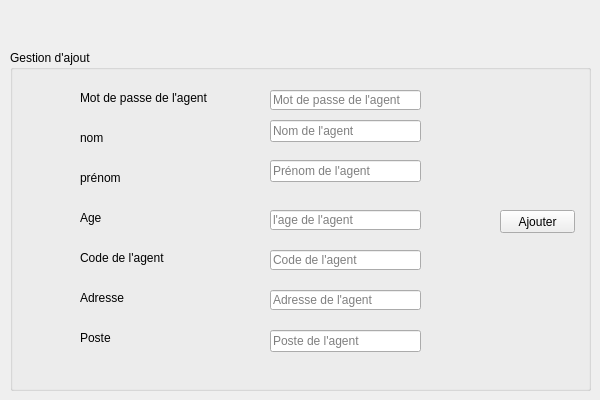
      <widget class="QWidget" name="AddA">
       <attribute name="title">
        <string>Ajouter Agent</string>
       </attribute>
       <widget class="QGroupBox" name="groupBox">
        <property name="geometry">
         <rect>
          <x>10</x>
          <y>50</y>
          <width>581</width>
          <height>341</height>
         </rect>
        </property>
        <property name="title">
         <string>Gestion d'ajout</string>
        </property>
        <widget class="QLineEdit" name="numagent">
         <property name="geometry">
          <rect>
           <x>260</x>
           <y>240</y>
           <width>151</width>
           <height>20</height>
          </rect>
         </property>
         <property name="text">
          <string/>
         </property>
         <property name="placeholderText">
          <string>Adresse de l'agent</string>
         </property>
        </widget>
        <widget class="QLineEdit" name="prenomagent">
         <property name="geometry">
          <rect>
           <x>260</x>
           <y>200</y>
           <width>151</width>
           <height>20</height>
          </rect>
         </property>
         <property name="placeholderText">
          <string>Code de l'agent</string>
         </property>
        </widget>
        <widget class="QLabel" name="label">
         <property name="geometry">
          <rect>
           <x>70</x>
           <y>40</y>
           <width>141</width>
           <height>16</height>
          </rect>
         </property>
         <property name="text">
          <string>Mot de passe de l'agent</string>
         </property>
        </widget>
        <widget class="QLabel" name="label_2">
         <property name="geometry">
          <rect>
           <x>70</x>
           <y>120</y>
           <width>111</width>
           <height>16</height>
          </rect>
         </property>
         <property name="text">
          <string>prénom</string>
         </property>
        </widget>
        <widget class="QLabel" name="label_3">
         <property name="geometry">
          <rect>
           <x>70</x>
           <y>80</y>
           <width>111</width>
           <height>16</height>
          </rect>
         </property>
         <property name="text">
          <string>nom</string>
         </property>
        </widget>
        <widget class="QLabel" name="label_4">
         <property name="geometry">
          <rect>
           <x>70</x>
           <y>160</y>
           <width>111</width>
           <height>16</height>
          </rect>
         </property>
         <property name="text">
          <string>Age</string>
         </property>
        </widget>
        <widget class="QLineEdit" name="nomagent">
         <property name="geometry">
          <rect>
           <x>260</x>
           <y>40</y>
           <width>151</width>
           <height>20</height>
          </rect>
         </property>
         <property name="text">
          <string/>
         </property>
         <property name="placeholderText">
          <string>Mot de passe de l'agent</string>
         </property>
        </widget>
        <widget class="QLineEdit" name="age">
         <property name="geometry">
          <rect>
           <x>260</x>
           <y>160</y>
           <width>151</width>
           <height>20</height>
          </rect>
         </property>
         <property name="text">
          <string/>
         </property>
         <property name="placeholderText">
          <string>l'age de l'agent</string>
         </property>
        </widget>
        <widget class="QPushButton" name="pb_ajouter">
         <property name="geometry">
          <rect>
           <x>490</x>
           <y>160</y>
           <width>75</width>
           <height>23</height>
          </rect>
         </property>
         <property name="text">
          <string>Ajouter</string>
         </property>
        </widget>
        <widget class="QLabel" name="label_6">
         <property name="geometry">
          <rect>
           <x>70</x>
           <y>200</y>
           <width>91</width>
           <height>16</height>
          </rect>
         </property>
         <property name="text">
          <string>Code de l'agent</string>
         </property>
        </widget>
        <widget class="QLabel" name="label_7">
         <property name="geometry">
          <rect>
           <x>70</x>
           <y>240</y>
           <width>55</width>
           <height>16</height>
          </rect>
         </property>
         <property name="text">
          <string>Adresse</string>
         </property>
        </widget>
        <widget class="QLineEdit" name="adresse">
         <property name="geometry">
          <rect>
           <x>260</x>
           <y>70</y>
           <width>151</width>
           <height>22</height>
          </rect>
         </property>
         <property name="placeholderText">
          <string>Nom de l'agent</string>
         </property>
        </widget>
        <widget class="QLineEdit" name="mdp">
         <property name="geometry">
          <rect>
           <x>260</x>
           <y>110</y>
           <width>151</width>
           <height>22</height>
          </rect>
         </property>
         <property name="placeholderText">
          <string>Prénom de l'agent</string>
         </property>
        </widget>
        <widget class="QLineEdit" name="poste">
         <property name="geometry">
          <rect>
           <x>260</x>
           <y>280</y>
           <width>151</width>
           <height>22</height>
          </rect>
         </property>
         <property name="placeholderText">
          <string>Poste de l'agent</string>
         </property>
        </widget>
        <widget class="QLabel" name="label_25">
         <property name="geometry">
          <rect>
           <x>70</x>
           <y>280</y>
           <width>55</width>
           <height>16</height>
          </rect>
         </property>
         <property name="text">
          <string>Poste</string>
         </property>
        </widget>
       </widget>
      </widget>
